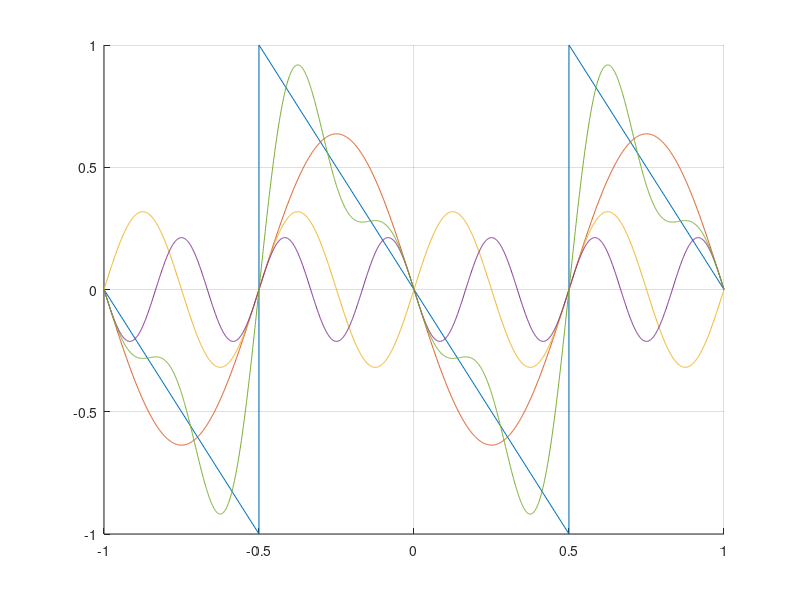

Write MATLAB code to recreate this figure.
hold on
t = [-1 -1/2 -1/2 1/2 1/2 1];
y = [0 -1 1 -1 1 0];
plot(t,y)

xx = -1:0.001:1;
y1 = -2/pi*sin(2*pi*xx);
y2 = 1/pi*sin(4*pi*xx);
y3 = -2/(3*pi)*sin(6*pi*xx);
yy = -2/pi*sin(2*pi*xx) + 1/pi*sin(4*pi*xx) + -2/(3*pi)*sin(6*pi*xx);
plot(xx,y1,xx,y2,xx,y3,xx,yy)
grid on
